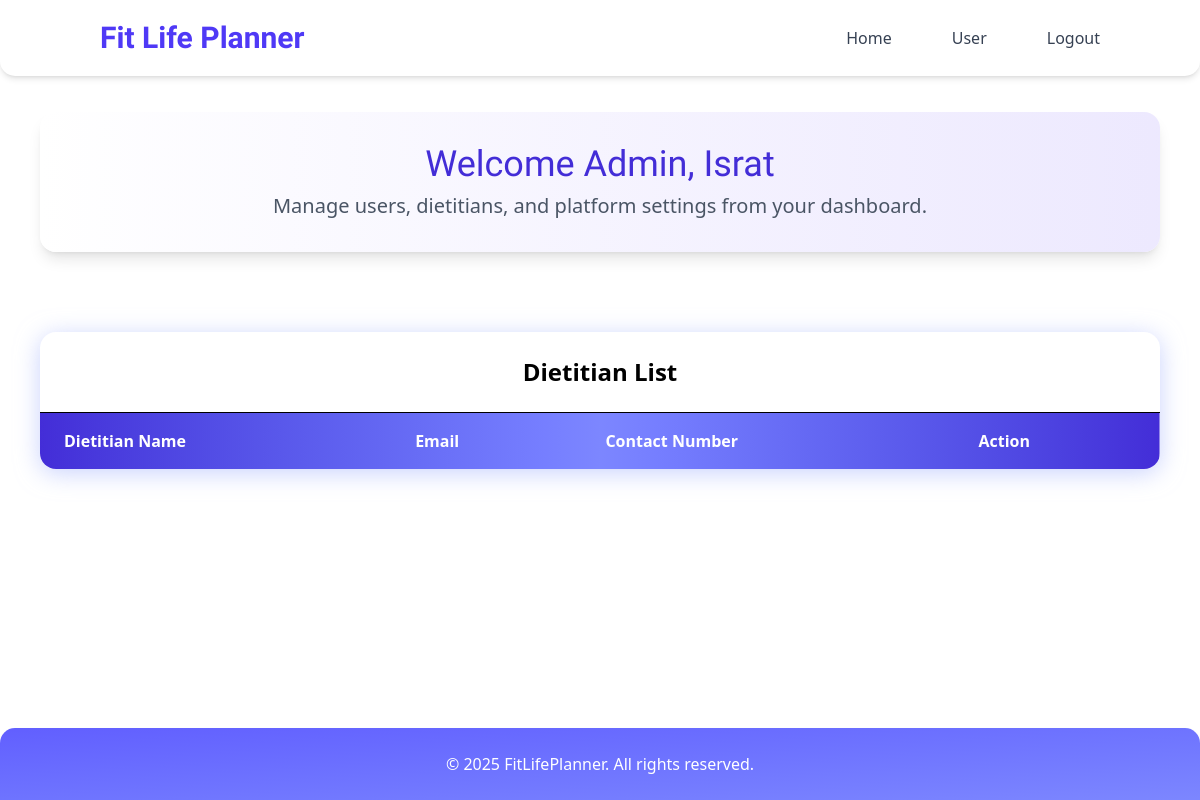
/dietitian_list.php, run on an earlier commit of the app's database.
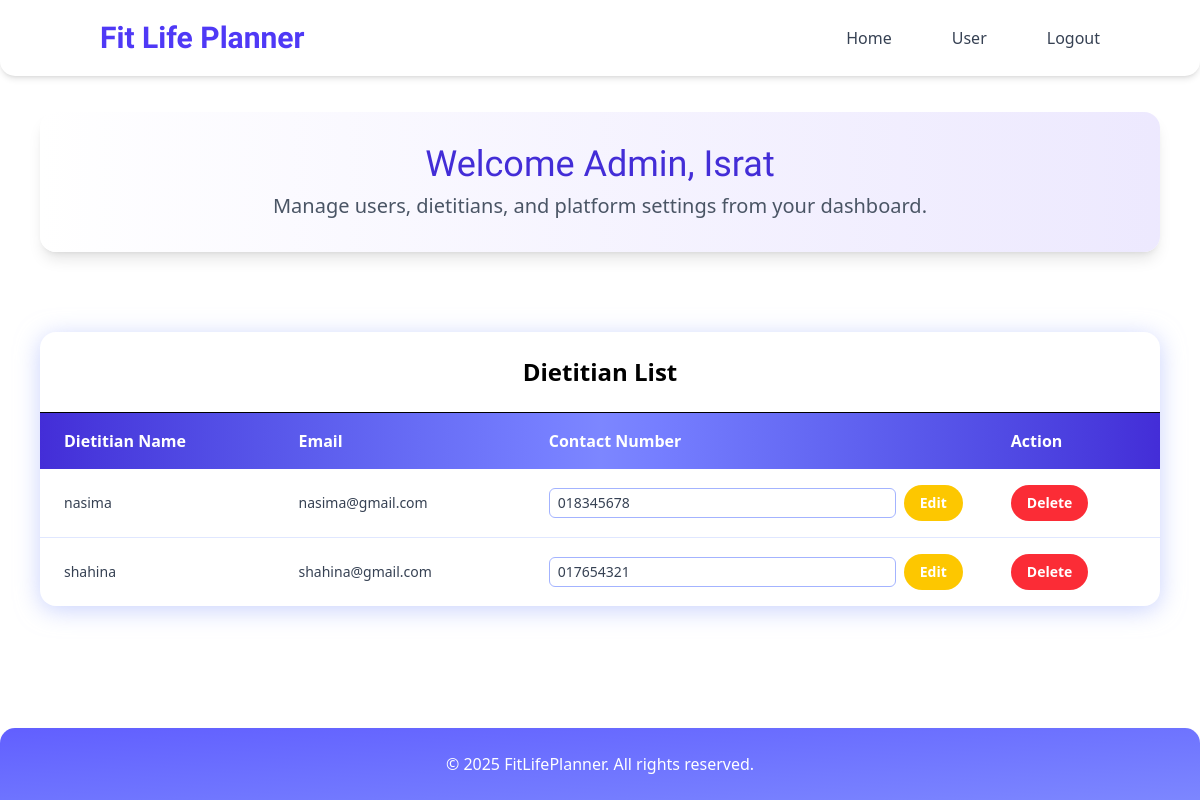
And on a later commit of the database.
### tables this page shows
CREATE TABLE `dietitians` (
  `id` int(11) NOT NULL,
  `user_id` int(11) NOT NULL,
  `contact` varchar(20) DEFAULT '',
  `specialization` varchar(100) DEFAULT '',
  `years_experience` int(11) DEFAULT NULL
);

CREATE TABLE `users` (
  `id` int(11) NOT NULL,
  `name` varchar(150) NOT NULL,
  `email` varchar(150) NOT NULL,
  `password` varchar(255) NOT NULL,
  `role` enum('user','dietitian','admin') NOT NULL,
  `created_at` timestamp NOT NULL DEFAULT current_timestamp(),
  `gender` varchar(10) DEFAULT '',
  `height` int(11) DEFAULT NULL,
  `weight` int(11) DEFAULT NULL,
  `age` int(11) DEFAULT NULL,
  `goal_weight` int(11) DEFAULT NULL,
  `fitness_goal` varchar(50) DEFAULT ''
);

### dietitian_list.php (the view, shortened to what this page needs)
<?php
require 'config.php';
$stmt = $pdo->query("SELECT d.id, d.contact, u.name, u.email
                     FROM dietitians d
                     JOIN users u ON d.user_id = u.id");
$dietitians = $stmt->fetchAll(PDO::FETCH_ASSOC);
?>
<!DOCTYPE html>
<html lang="en">
<head>
<script src="https://cdn.jsdelivr.net/npm/@tailwindcss/browser@4"></script>
</head>
<body class="text-[#2c3e50] text-base overflow-x-hidden min-h-screen flex flex-col">
<nav class="w-full bg-white shadow-md fixed top-0 left-0 z-50 py-5 rounded-b-[15px]">
  <div class="w-full max-w-8xl px-5 flex flex-col items-start md:flex-row md:items-center justify-between">
    <div class="pl-20 text-3xl font-bold text-left text-indigo-600 flex-1" style="font-family: 'Dancing Script', cursive;">
      Fit Life Planner
    </div>
    <ul class="flex flex-col gap-5 w-full mt-2.5 text-gray-700 font-medium pr-0 md:flex-row md:space-x-10 md:pr-20 md:w-auto md:mt-0 justify-end">
      <li><a href="admin_dashboard.php" class="hover:text-indigo-600 transition">Home</a></li>
      <li><a href="user_list.php" class="hover:text-indigo-600 transition">User</a></li>
      <li><a href="index.html" class="hover:text-indigo-600 transition">Logout</a></li>
    </ul>
  </div>
</nav>
<section class="pt-28 px-4 sm:px-10">
  <div class="bg-gradient-to-r from-white to-violet-100 text-indigo-700 rounded-2xl shadow-lg p-8 text-center">
    <h2 class="text-3xl md:text-4xl mb-2" style="font-family: 'Carter One', system-ui; font-weight: 400; font-style: normal;">
      Welcome Admin, Israt
    </h2>
    <p class="text-gray-600 text-lg md:text-xl">Manage users, dietitians, and platform settings from your dashboard.</p>
  </div>
</section>
<main class="flex-grow pt-10">
  <section class="mt-10 px-4 pb-10 sm:px-10 ">
    <div class="bg-white rounded-2xl drop-shadow-[0_4px_12px_rgba(165,180,252,0.6)] overflow-x-auto">
      <h3 class="text-2xl font-bold text-black text-center p-6 border-b">Dietitian List</h3>
      <table class="min-w-full text-left text-sm text-gray-700">
        <thead class="bg-gradient-to-r from-indigo-700 via-indigo-400 to-indigo-700 text-white text-base">
          <tr>
            <th class="px-6 py-4">Dietitian Name</th>
            <th class="px-6 py-4">Email</th>
            <th class="px-6 py-4">Contact Number</th>
            <th class="px-6 py-4">Action</th>
          </tr>
        </thead>
        <tbody class="divide-y divide-indigo-100">
          <?php foreach($dietitians as $dietitian): ?>
          <tr class="hover:bg-purple-50 transition">
            <td class="px-6 py-4 font-medium"><?= htmlspecialchars($dietitian['name']) ?></td>
            <td class="px-6 py-4"><?= htmlspecialchars($dietitian['email']) ?></td>
            <td class="px-6 py-4">
              <form method="POST" class="flex items-center gap-2">
                <input type="text" name="contact_number"
                       value="<?= htmlspecialchars($dietitian['contact']) ?>"
                       class="border border-indigo-300 rounded-md px-2 py-1 w-full focus:outline-none focus:ring-2 focus:ring-indigo-300" />
                <button type="submit"
                        class="px-4 py-2 bg-yellow-400 text-white font-bold rounded-full transition duration-300 ease-in-out hover:scale-110">
                  Edit
                </button>
              </form>
            </td>
            <td class="px-6 py-4">
              <form method="POST" onsubmit="return confirm('Are you sure you want to delete this dietitian?');">
                <button type="submit"
                        class="px-4 py-2 bg-red-500 text-white font-bold rounded-full transition duration-300 ease-in-out hover:scale-110">
                  Delete
                </button>
              </form>
            </td>
          </tr>
          <?php endforeach; ?>
        </tbody>
      </table>
    </div>
  </section>
</main>
<footer class="bg-gradient-to-br from-indigo-500 to-indigo-400 text-white px-5 py-6 text-center rounded-t-[15px] shadow-md">
  <p>&copy; 2025 FitLifePlanner. All rights reserved.</p>
</footer>
</body>
</html>

What changed in the data, as far as the page shows it:
added dietitians: user.name "nasima", user.email "nasima@gmail.com", contact_number "018345678"
added dietitians: user.name "shahina", user.email "shahina@gmail.com", contact_number "017654321"
